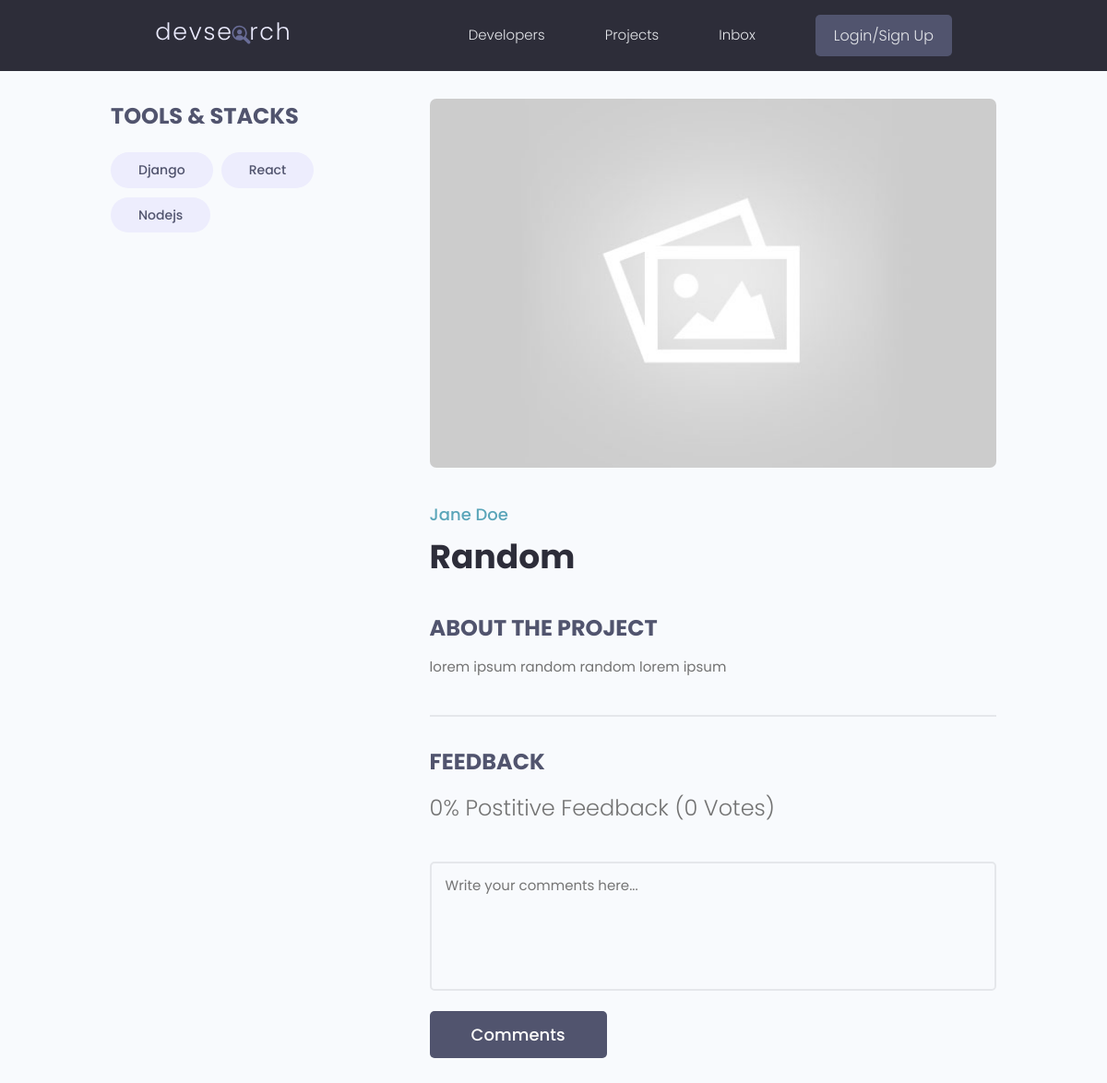
/projects/3/, run on the app's committed database.
### projects/models.py (models this page shows, shortened)
class Tag(models.Model):
    name = models.CharField(max_length=100)
    created = models.DateTimeField(auto_now_add=True)
    def __str__(self):
        return self.name

class Project(models.Model):
    title = models.CharField(max_length=200)
    owner = models.ForeignKey(Profile, null=True, blank=True, on_delete=models.SET_NULL)
    description = models.TextField(max_length=1000, null=True, blank=True)
    tags = models.ManyToManyField('Tag', blank=True)
    vote_total = models.IntegerField(default=0, null=True, blank=True)
    vote_ratio = models.IntegerField(default=0, null=True, blank=True)
    created = models.DateTimeField(auto_now_add=True)
    demo_link = models.CharField(max_length=2000, null=True, blank=True)
    source_link = models.CharField(max_length=2000, null=True, blank=True)
    featured_image = models.ImageField(null=True, blank=True, default='default.jpg')

### users/models.py (models this page shows, shortened)
class Profile(models.Model):
    user = models.OneToOneField(User, on_delete=models.CASCADE, null=True, blank=True)
    name = models.CharField(max_length=100, blank=True, null = True)
    username = models.CharField(max_length=100, blank=True, null = True)
    location = models.CharField(max_length=100, blank=True, null = True)
    email = models.EmailField(max_length=100, blank=True, null = True)
    caption = models.CharField(max_length=200, null=True, blank=True)
    bio = models.TextField(max_length=500, null=True, blank=True)
    profile_image = models.ImageField(null=True, blank=True, upload_to='profiles/', default='profiles/user-default.png')
    social_github = models.CharField(max_length=100, blank=True, null = True)
    social_twitter = models.CharField(max_length=100, blank=True, null = True)
    created = models.DateTimeField(auto_now_add=True)

### projects/views.py (the view)
# urls.py: path('<int:pk>/', views.ProjectDetailView.as_view(), name='project-detail'),
class ProjectDetailView(generic.DetailView):
    model = Project
    template_name = 'projects/project_detail.html'

### projects/templates/projects/project_detail.html (shortened to what this page needs)
{% extends 'projects/base.html' %}
{% block content %}
    <main class="singleProject my-md">
        <div class="container">
        <div class="layout">
            <div class="column column--1of3">
            <h3 class="singleProject__subtitle">Tools & Stacks</h3>
            <div class="singleProject__toolStack">
                {% for tag in project.tags.all %}
                <span class="tag tag--pill tag--sub tag--lg">
                <small>{{tag}}</small>
                </span>
                {% endfor %}
            </div>
            </div>
            <div class="column column--2of3">
            <img class="singleProject__preview" src="{{project.featured_image.url}}" alt="portfolio thumbnail" />
            <a href="{% url 'user-profile' project.owner.id %}" class="singleProject__developer">{{project.owner.name}}</a>
            <h2 class="singleProject__title">{{project.title}}</h2>
            <h3 class="singleProject__subtitle">About the Project</h3>
            <div class="singleProject__info">
                {{project.description}}
            </div>
            <div class="comments">
                <h3 class="singleProject__subtitle">Feedback</h3>
                <h5 class="project--rating">
                {{project.vote_ratio}}% Postitive Feedback ({{project.vote_total}} Votes)
                </h5>
                <form class="form" action="#" method="POST">
                    <div class="form__field">
                        <textarea class="input input--textarea" name="message" id="formInput#textarea"
                        placeholder="Write your comments here..."></textarea>
                    </div>
                    <input class="btn btn--sub btn--lg" type="submit" value="Comments" />
                </form>
            </div>
            </div>
        </div>
        </div>
    </main>
{% endblock %}

### static/styles/app.css (style rules this page uses)
:root { --color-sub: #2d2d39; }
.btn--sub { background-color: var(--color-sub-light); }
img { width: 100%; }
.singleProject .column--1of3 { order: 2; }
@media screen and (min-width: 1081px) { .singleProject .column--1of3 { order: 1; } }
@media screen and (min-width: 1081px) { .singleProject .column--2of3 { order: 2; } }
.singleProject__toolStack { margin-top: 2rem; margin-bottom: 4rem; }
.singleProject__preview { height: 50vh; object-fit: cover; object-position: top center; margin-bottom: 3rem; border-radius: 0.7rem; }
.singleProject__developer { font-size: 1.8rem; font-weight: 500; }
.singleProject__title { font-size: 3.6rem; font-weight: 700; color: var(--color-sub); margin-bottom: 3rem; }
.project--rating { margin-bottom: 1.6em; margin-top: .5em; }
.singleProject__subtitle { text-transform: uppercase; font-size: 2.4rem; font-weight: 700; color: var(--color-sub-light); margin-bottom: 1rem; }
.comments { margin-top: 4rem; padding-top: 3rem; border-top: 2px solid var(--color-light); }

### static/uikit/styles/modules/_variables.css (style rules this page uses)
:root { --color-main: #5aa5b9; --color-main-light: #e6faff; --color-sub: #3f4156; --color-sub-light: #51546e; --color-sub-lighter: #ededfd; --color-text: #737373; --color-gray: #8b8b8b; --color-light: #e5e7eb; --color-light-gray: #767676; --color-bg: #f8fafd; --color-white: #fffefd; --color-white-light: #f3f3f3; --color-success: #359e64; --color-success-bg: #def8e8; --color-error: #fc4b0b; --color-error-bg: #fff2ee; --font-base: 'Poppins', arial, helvetica, 'Segoe UI', roboto, ubuntu, sans-serif; --font-monospace: 'Fira Code', 'Courier New', courier, monospace; --font-regular: 300; --font-medium: 500; --font-bold: 700; --generic-shadow: 1px 1px 5px #00000010; --generic-transition: all 0.3s ease-in-out; }

### static/uikit/styles/modules/_base.css (style rules this page uses)
* { margin: 0; padding: 0; box-sizing: border-box; text-rendering: optimizeLegibility; color: inherit; font-size: inherit; }
html { font-size: 50%; }
@media only screen and (min-width: 480px) { html { font-size: 56.25%; } }
@media only screen and (min-width: 1200px) { html { font-size: 62.5%; } }
body { line-height: 1.6; font-weight: 400; font-size: 1.5rem; color: var(--color-text); background-color: var(--color-bg); min-height: 100vh; }

### static/uikit/styles/modules/_typography.css (style rules this page uses)
* { font-family: var(--font-base); }
h2 { font-size: 3.6rem; font-weight: var(--font-bold); }
h3 { font-size: 3.2rem; font-weight: var(--font-medium); }
h5 { font-size: 2.4rem; font-weight: var(--font-medium); }
h5, h6 { font-weight: var(--font-regular); }
p, span, strong { font-size: 1.6rem; color: var(--color-text); font-weight: var(--font-regular); }
a { padding-bottom: 2px; text-decoration: none; display: inline-block; color: var(--color-main); font-weight: var(--font-medium); }

### static/uikit/styles/modules/_utilities.css (style rules this page uses)
.container { width: 92%; max-width: 165rem; margin: 0 auto; box-sizing: border-box; }
@media screen and (min-width: 1000px) { .container { width: 90%; } }
@media screen and (min-width: 1200px) { .container { width: 80%; } }
.my-md { margin: 3rem auto; }

### static/uikit/styles/modules/_button.css (style rules this page uses)
.btn { display: inline-block; position: relative; cursor: pointer; background-color: var(--color-light); font-weight: var(--font-medium); color: var(--color-sub); text-decoration: none; padding: 1rem 2rem; border-radius: 0.5rem; border: none; width: -webkit-fit-content; width: -moz-fit-content; width: fit-content; height: -webkit-fit-content; height: -moz-fit-content; height: fit-content; font-size: 1.6rem; outline-width: 0; outline-color: transparent; -webkit-backface-visibility: hidden; backface-visibility: hidden; transition: all 0.3s ease-in-out; }
.btn--sub { background-color: var(--color-sub); color: var(--color-white); }
.btn--lg { font-size: 1.8rem; padding: 1.2rem 4.5rem; }

### static/uikit/styles/modules/_form.css (style rules this page uses)
.form { display: block; }
.form__field { margin-top: 1.5rem; margin-bottom: 1.5rem; }
input.input[type='text'], input.input[type='email'], input.input[type='password'], input.input[type='number'], textarea.input { min-width: 24rem; width: 100%; padding: 1.2rem 1.5rem; border-radius: 0.5rem; border: 2px solid var(--color-light); transition: all 0.3s ease-in-out; background-color: var(--color-bg); }
.input--textarea { width: 100%; min-height: 14rem; resize: none; }

### static/uikit/styles/modules/_layout.css (style rules this page uses)
.layout { display: flex; flex-flow: row wrap; justify-content: space-between; }
.layout > .column { margin-bottom: 3rem; }
.layout > .column.column--1of3 { flex-basis: 30%; }
.layout > .column.column--2of3 { flex-basis: 64%; }

### data on the page
Tag: name "Django"
Tag: name "React"
Tag: name "Nodejs"
Project: featured_image (placeholder picture), owner.name "Jane Doe", title "Random", description "lorem ipsum random random lorem ipsum", vote_ratio "0", vote_total "0"
